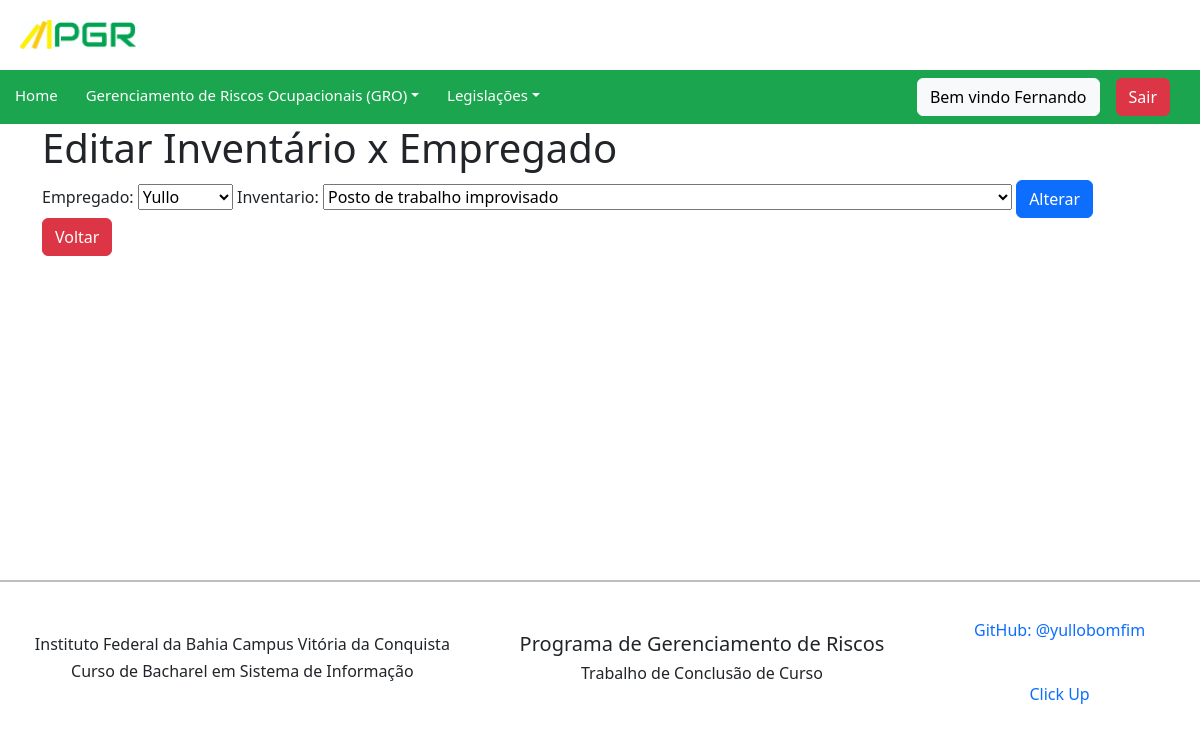
The page /empregadoinventario/update/15/ (signed in) on the database its author committed.
### pgr/models.py (models this page shows, shortened)
class Empregadoinventario(models.Model):
    empregado = models.ForeignKey(Empregado, verbose_name=("empregado"), on_delete=models.CASCADE)
    inventario = models.ForeignKey(Inventario, verbose_name=("inventario"), on_delete=models.CASCADE)
    class Meta:
        verbose_name = "empregadoinventario"
        verbose_name_plural = "empregadosinventarios"
        ordering = ['empregado']

### pgr/views.py (the view)
# urls.py: path('empregadoinventario/update/<int:pk>/', EmpregadoinventarioUpdateView.as_view(), name='empregadoinventario_update'),
class EmpregadoinventarioUpdateView(LoginRequiredMixin, UpdateView):
    login_url = reverse_lazy('login')
    model = Empregadoinventario
    form_class = EmpregadoinventarioForm
    template_name = 'empregadoinventario_update.html'
    success_url = reverse_lazy('empregadoinventario_list')

### pgr/forms.py
class EmpregadoinventarioForm(ModelForm):
    class Meta:
        model= Empregadoinventario
        fields = '__all__'

### pgr/models.py (called while the page is built)
    def __str__(self):
        return f"{self.user}"

    def __str__(self):
        return f"{self.descricao_perigo}"

    def __str__(self):
        return f"{self.descricao_perigo}"

    def __str__(self):
        return str(self.identificacao_risco)

### pgr/templates/empregadoinventario_update.html (shortened to what this page needs)
{% extends 'base.html' %}
{% load bootstrap %}
{% block content %}
<div class="container">
  <h1>Editar Inventário x Empregado</h1>
  <form method="post">
    {{ form|bootstrap }}
    <button class="btn btn-primary" type="submit">Alterar</button>
    <a class="btn btn-danger" href="/empregadoinventario/">Voltar</a>
  </form>
</div>
  {% endblock %}

### pgr/templates/includes/navbar.html (shortened to what this page needs)
<nav class="navbar navbar-expand-lg navbar-light" style="background-color: #1ca54f;">
    <ul class="navbar-nav nav-text me-auto mb-2 mb-lg-0">
        <li class="nav-item">
            <a class="nav-link" href="{% url 'home'%}" >Home</a>
        </li>
        {% if user.is_authenticated %}
        <li class="nav-item dropdown dmenu">
            <a class="nav-link dropdown-toggle" href="#" id="navbardrop" data-toggle="dropdown">Gerenciamento de Riscos Ocupacionais (GRO)</a>
        </li>
        {% endif %}
        <li class="nav-item">
            <li class="nav-item dropdown dmenu">
            <a class="nav-link dropdown-toggle" href="#" id="navbardrop" data-toggle="dropdown">Legislações</a>
        </li>
    </ul>
        <div class="d-flex gap-3 align-items-center" style="margin-right: 30px">
            {% if user.is_authenticated %}
                <span class="btn btn-light">Bem vindo {{request.user|title}}</span>
                <a class="btn btn-danger" href="{% url 'logout' %}">Sair</a>
            {% endif %}
        </div>
</nav>

### pgr/static/css/pgr.css (style rules this page uses)
.navbar-light .navbar-nav .nav-link { display: block; color: #fff; padding-left: 15px; padding-top: 5px; font-size: 15px; margin-right: 5px; text-decoration: none; transition: color 0.3s ease-in-out, background-color 0.3s ease-in-out; }
.container { min-height: inherit; margin: auto; justify-content: center; align-items: center; }

### rows shown on the page
Empregadoinventario: empregado "Yullo", inventario "Posto de trabalho improvisado"

### other values the page prints
{{ request.user|title }} "Fernando"
